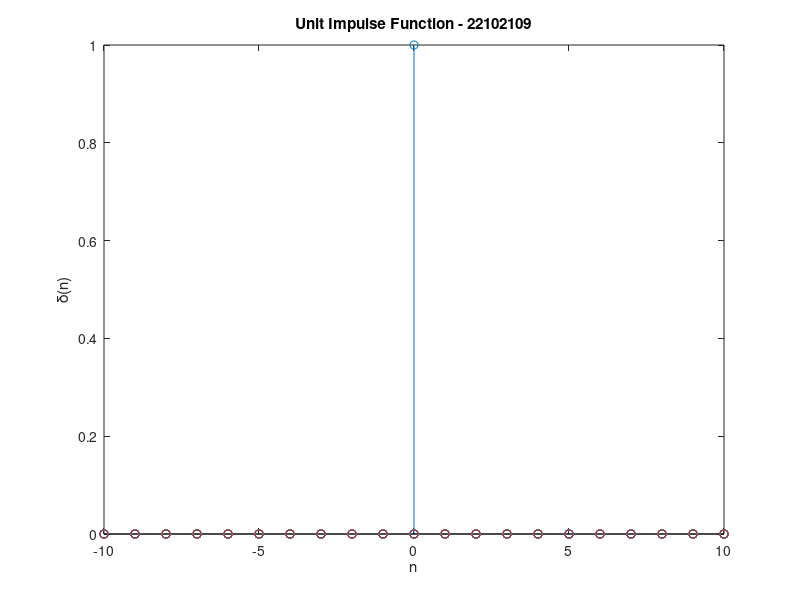

MATLAB code to generate this figure:
clc;
clear all;
n = -10:1:10;
y = zeros(length(n));
y((length(n) + 1)/2) = 1;
stem(n,y);
title('Unit Impulse Function - 22102109');
xlabel('n');
ylabel('δ(n)');
